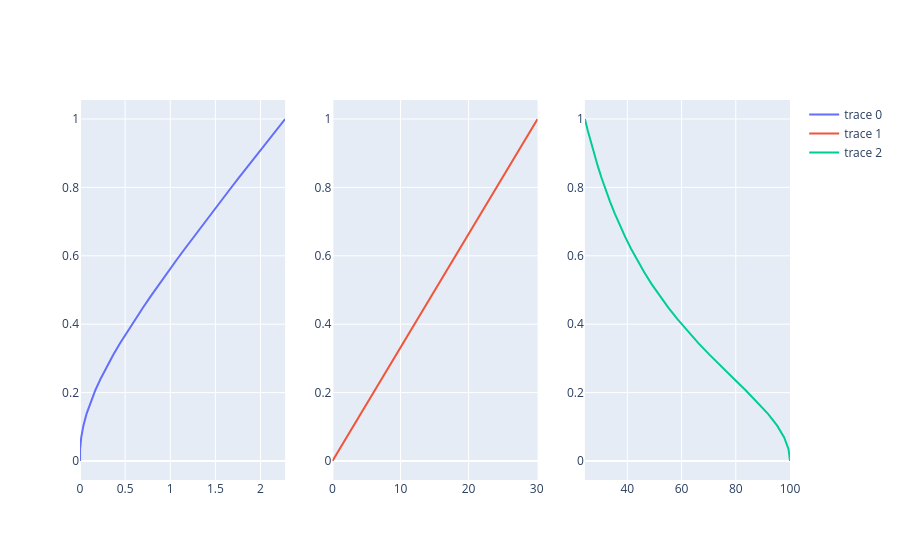

The notebook cell this image was saved under:
### Code cell
def pirson_corr(A1, A2):
    res = np.sum((A1 - A1.mean()) * (A2 - A2.mean())) / (np.sqrt(np.var(A1)) * np.sqrt(np.var(A2)))
    return res

A = np.random.randn(100).reshape(10, 10)
parts = np.linspace(0, 1, 30)
A_fron = fronebius(A)

norm_x = np.zeros(len(parts))
distance_x = np.zeros(len(parts))
corr_x = np.zeros(len(parts))

for i, num in enumerate(range(len(parts))):
    f = np.diag((A_fron * parts[i])  * np.ones((len(A), )))
    B = A + f
    norm_x[i] = max(np.linalg.norm(A), np.linalg.norm(B)) / min(np.linalg.norm(A), np.linalg.norm(B)) - 1
    distance_x[i] = double_fronebius(A, B)
    corr_x[i] = pirson_corr(A, B)

fig = make_subplots(rows=1, cols=3)
fig.add_trace(go.Scatter(x=norm_x, y = parts), row=1, col=1)
fig.add_trace(go.Scatter(x=distance_x, y = parts), row=1, col=2)
fig.add_trace(go.Scatter(x=corr_x, y = parts), row=1, col=3)

fig.show()

### Figure 1 — Plotly figure (JSON) as saved in the notebook; plotly's stock layout.template omitted (floating-point values rounded to 4 significant figures)
{"data": [{"type": "scatter", "x": [0.0, 0.0009648, 0.01373, 0.03785, 0.07257, 0.1169, 0.1697, 0.23, 0.2967, 0.3688, 0.4455, 0.5262, 0.6102, 0.6971, 0.7864, 0.8778, 0.9709, 1.066, 1.162, 1.259, 1.357, 1.457, 1.557, 1.657, 1.759, 1.861, 1.963, 2.066, 2.169, 2.273], "xaxis": "x", "y": [0.0, 0.03448, 0.06897, 0.1034, 0.1379, 0.1724, 0.2069, 0.2414, 0.2759, 0.3103, 0.3448, 0.3793, 0.4138, 0.4483, 0.4828, 0.5172, 0.5517, 0.5862, 0.6207, 0.6552, 0.6897, 0.7241, 0.7586, 0.7931, 0.8276, 0.8621, 0.8966, 0.931, 0.9655, 1.0], "yaxis": "y"}, {"type": "scatter", "x": [0.0, 1.039, 2.078, 3.118, 4.157, 5.196, 6.235, 7.274, 8.314, 9.353, 10.39, 11.43, 12.47, 13.51, 14.55, 15.59, 16.63, 17.67, 18.71, 19.74, 20.78, 21.82, 22.86, 23.9, 24.94, 25.98, 27.02, 28.06, 29.1, 30.14], "xaxis": "x2", "y": [0.0, 0.03448, 0.06897, 0.1034, 0.1379, 0.1724, 0.2069, 0.2414, 0.2759, 0.3103, 0.3448, 0.3793, 0.4138, 0.4483, 0.4828, 0.5172, 0.5517, 0.5862, 0.6207, 0.6552, 0.6897, 0.7241, 0.7586, 0.7931, 0.8276, 0.8621, 0.8966, 0.931, 0.9655, 1.0], "yaxis": "y2"}, {"type": "scatter", "x": [100.0, 99.46, 97.85, 95.27, 91.9, 87.95, 83.65, 79.19, 74.72, 70.37, 66.2, 62.25, 58.55, 55.11, 51.91, 48.96, 46.22, 43.69, 41.36, 39.19, 37.19, 35.33, 33.6, 31.99, 30.49, 29.09, 27.79, 26.56, 25.41, 24.33], "xaxis": "x3", "y": [0.0, 0.03448, 0.06897, 0.1034, 0.1379, 0.1724, 0.2069, 0.2414, 0.2759, 0.3103, 0.3448, 0.3793, 0.4138, 0.4483, 0.4828, 0.5172, 0.5517, 0.5862, 0.6207, 0.6552, 0.6897, 0.7241, 0.7586, 0.7931, 0.8276, 0.8621, 0.8966, 0.931, 0.9655, 1.0], "yaxis": "y3"}], "layout": {"xaxis": {"anchor": "y", "domain": [0, 0.2889]}, "xaxis2": {"anchor": "y2", "domain": [0.3556, 0.6444]}, "xaxis3": {"anchor": "y3", "domain": [0.7111, 1]}, "yaxis": {"anchor": "x", "domain": [0, 1]}, "yaxis2": {"anchor": "x2", "domain": [0, 1]}, "yaxis3": {"anchor": "x3", "domain": [0, 1]}}}
